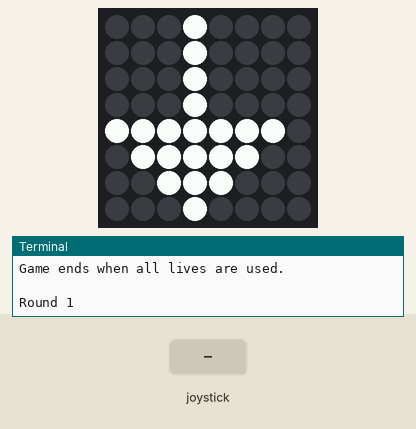
Recording of a program running on a simulated Raspberry Pi (BCM pin numbers) with a Sense HAT. On the bench: the Sense HAT's 8×8 RGB LED matrix, the last lines printed to the terminal. Inputs (shaded band) come from the test bench. Random numbers come from a fixed seed; the 64×8 strip is a reading aid, not a part: it shows the text the matrix is scrolling, unrolled, one strip-width of it at a time; the clock reads 2024-03-15 10:24:30 at power-on unless the program sets it. At 12.4 s the program stops and its outputs stay as they are.

Above: at 1.2 s.
1.3 s: joystick pushed up
At 2.0 s:
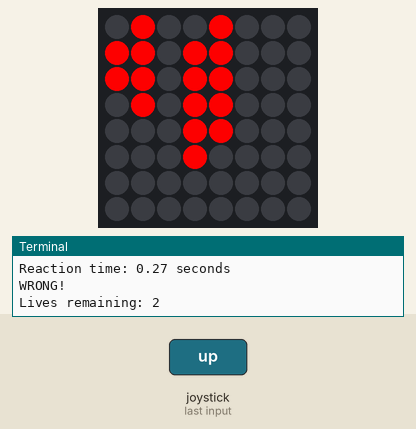
3.9 s: joystick pushed down
At 4.6 s:
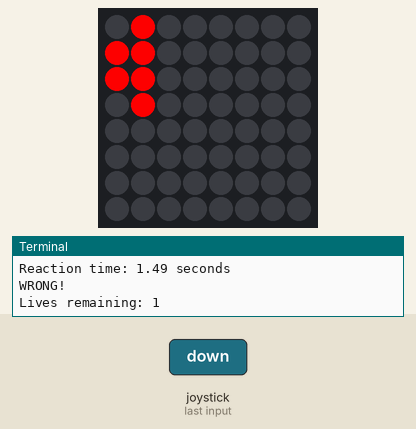
6.2 s: joystick pushed right
At 10.8 s:
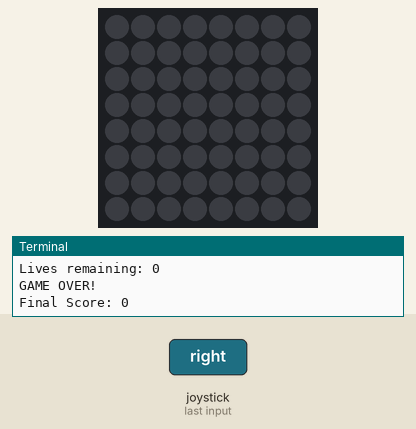
Timing chart, 0 to 12.3 s (numbered marks = the images above; inputs shaded):
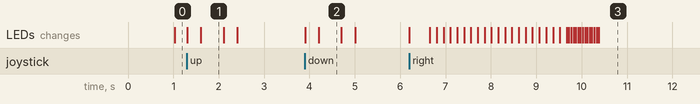

The program:

main.py
```python
from sense_hat import SenseHat
import random
import time

sense = SenseHat()

# -----------------------------
# GAME SETTINGS
# -----------------------------

MAX_LIVES = 3
TIME_LIMIT = 2


# -----------------------------
# COLOURS
# -----------------------------

RED = (255, 0, 0)
GREEN = (0, 255, 0)
WHITE = (255, 255, 255)
BLACK = (0, 0, 0)


# -----------------------------
# ARROW DESIGNS
# -----------------------------

ARROWS = {

    "up": [
        BLACK, BLACK, BLACK, WHITE, BLACK, BLACK, BLACK, BLACK,
        BLACK, BLACK, WHITE, WHITE, WHITE, BLACK, BLACK, BLACK,
        BLACK, WHITE, WHITE, WHITE, WHITE, WHITE, BLACK, BLACK,
        WHITE, WHITE, WHITE, WHITE, WHITE, WHITE, WHITE, BLACK,
        BLACK, BLACK, BLACK, WHITE, BLACK, BLACK, BLACK, BLACK,
        BLACK, BLACK, BLACK, WHITE, BLACK, BLACK, BLACK, BLACK,
        BLACK, BLACK, BLACK, WHITE, BLACK, BLACK, BLACK, BLACK,
        BLACK, BLACK, BLACK, WHITE, BLACK, BLACK, BLACK, BLACK
    ],

    "down": [
        BLACK, BLACK, BLACK, WHITE, BLACK, BLACK, BLACK, BLACK,
        BLACK, BLACK, BLACK, WHITE, BLACK, BLACK, BLACK, BLACK,
        BLACK, BLACK, BLACK, WHITE, BLACK, BLACK, BLACK, BLACK,
        BLACK, BLACK, BLACK, WHITE, BLACK, BLACK, BLACK, BLACK,
        WHITE, WHITE, WHITE, WHITE, WHITE, WHITE, WHITE, BLACK,
        BLACK, WHITE, WHITE, WHITE, WHITE, WHITE, BLACK, BLACK,
        BLACK, BLACK, WHITE, WHITE, WHITE, BLACK, BLACK, BLACK,
        BLACK, BLACK, BLACK, WHITE, BLACK, BLACK, BLACK, BLACK
    ],

    "left": [
        BLACK, BLACK, BLACK, BLACK, BLACK, BLACK, BLACK, BLACK,
        BLACK, BLACK, BLACK, BLACK, BLACK, BLACK, BLACK, BLACK,
        BLACK, BLACK, WHITE, BLACK, BLACK, BLACK, BLACK, BLACK,
        BLACK, WHITE, WHITE, WHITE, WHITE, BLACK, BLACK, BLACK,
        WHITE, WHITE, WHITE, WHITE, WHITE, WHITE, WHITE, WHITE,
        BLACK, WHITE, WHITE, WHITE, WHITE, BLACK, BLACK, BLACK,
        BLACK, BLACK, WHITE, BLACK, BLACK, BLACK, BLACK, BLACK,
        BLACK, BLACK, BLACK, BLACK, BLACK, BLACK, BLACK, BLACK
    ],

    "right": [
        BLACK, BLACK, BLACK, BLACK, BLACK, BLACK, BLACK, BLACK,
        BLACK, BLACK, BLACK, BLACK, BLACK, BLACK, BLACK, BLACK,
        BLACK, BLACK, BLACK, BLACK, WHITE, BLACK, BLACK, BLACK,
        BLACK, BLACK, BLACK, WHITE, WHITE, WHITE, BLACK, BLACK,
        WHITE, WHITE, WHITE, WHITE, WHITE, WHITE, WHITE, WHITE,
        BLACK, BLACK, BLACK, WHITE, WHITE, WHITE, BLACK, BLACK,
        BLACK, BLACK, BLACK, BLACK, WHITE, BLACK, BLACK, BLACK,
        BLACK, BLACK, BLACK, BLACK, BLACK, BLACK, BLACK, BLACK
    ]
}


# -----------------------------
# SHOW ARROW
# -----------------------------

def show_arrow(direction):
    sense.set_pixels(ARROWS[direction])


# -----------------------------
# CLEAR LED
# -----------------------------

def clear_screen():
    sense.clear()


# -----------------------------
# SHOW LIVES
# -----------------------------

def show_lives(lives):

    sense.clear()

    # Each heart is represented by a simple pattern.
    # We use the bottom part of the LED matrix.

    heart = [
        BLACK, RED, RED, BLACK, RED, RED, BLACK, BLACK,
        RED, RED, RED, RED, RED, RED, RED, BLACK,
        RED, RED, RED, RED, RED, RED, RED, BLACK,
        BLACK, RED, RED, RED, RED, RED, BLACK, BLACK,
        BLACK, BLACK, RED, RED, RED, BLACK, BLACK, BLACK,
        BLACK, BLACK, BLACK, RED, BLACK, BLACK, BLACK, BLACK
    ]

    # Display hearts next to each other
    # according to the number of lives.

    for life in range(lives):

        start_x = life * 3

        for y in range(6):
            for x in range(2):

                pixel_x = start_x + x

                if pixel_x < 8:
                    index = y * 8 + pixel_x

                    if index < len(heart) and heart[index] != BLACK:
                        sense.set_pixel(pixel_x, y, RED)


# -----------------------------
# RAINBOW GAME OVER EFFECT
# -----------------------------

def rainbow_flash():

    rainbow = [
        (255, 0, 0),       # Red
        (255, 127, 0),     # Orange
        (255, 255, 0),     # Yellow
        (0, 255, 0),       # Green
        (0, 0, 255),       # Blue
        (75, 0, 130),      # Indigo
        (148, 0, 211)      # Violet
    ]

    for colour in rainbow:

        sense.clear(colour)

        time.sleep(0.15)

    sense.clear()


# -----------------------------
# GAME OVER
# -----------------------------

def game_over(score):

    sense.clear()

    print("GAME OVER!")
    print("Final Score:", score)

    # Flash rainbow lights
    for i in range(3):
        rainbow_flash()

    # Display final score in the terminal
    sense.show_message(
        str(score),
        text_colour=WHITE,
        back_colour=BLACK,
        scroll_speed=0.05
    )

    time.sleep(2)

    sense.clear()


# -----------------------------
# MAIN GAME
# -----------------------------

def play_game():

    score = 0
    lives = MAX_LIVES
    round_number = 1

    print("-----------------------------")
    print("      ARROW REACTION GAME")
    print("-----------------------------")
    print("You have", lives, "lives.")
    print("Game ends when all lives are used.")
    print()

    # Show starting lives
    show_lives(lives)
    time.sleep(1)

    clear_screen()

    # -------------------------
    # GAME LOOP
    # -------------------------

    while lives > 0:

        print("Round", round_number)

        # Randomly choose an arrow
        direction = random.choice(
            ["up", "down", "left", "right"]
        )

        # Show the arrow
        show_arrow(direction)

        # Record the time when arrow appears
        start_time = time.time()

        # Wait for joystick input
        event = sense.stick.wait_for_event()

        while event.action != "pressed":
            event = sense.stick.wait_for_event()

        # Calculate reaction time
        reaction_time = time.time() - start_time

        # Check what direction the player moved
        player_direction = event.direction

        print("Arrow:", direction)
        print("Player:", player_direction)
        print("Reaction time:", round(reaction_time, 2), "seconds")

        # -------------------------
        # CHECK ANSWER
        # -------------------------

        if (
            event.action == "pressed"
            and player_direction == direction
            and reaction_time <= TIME_LIMIT
        ):

            # CORRECT
            score += 1

            print("CORRECT!")
            print("Score:", score)

            sense.clear(GREEN)
            time.sleep(0.3)

        else:

            # WRONG / TOO SLOW
            lives -= 1

            print("WRONG!")
            print("Lives remaining:", lives)

            sense.clear(RED)
            time.sleep(0.3)

            # Check if player has lost all lives
            if lives == 0:
                game_over(score)
                return

            show_lives(lives)
            time.sleep(0.5)

        # Clear screen before next round
        clear_screen()

        # Short pause
        time.sleep(0.3)

        round_number += 1

# -----------------------------
# START GAME
# -----------------------------

try:
    play_game()

except KeyboardInterrupt:

    # Allow Ctrl + C to safely stop the program
    sense.clear()

    print()
    print("Game stopped.")

finally:

    sense.clear()
```

Measured:
- after the input at 1.3 s, the LEDs: first change at once (image 1 shows a later state)
- after the input at 3.9 s, the LEDs: first change at once (image 2 shows a later state)
- after the input at 6.2 s, the LEDs: first change at once (image 3 shows a later state)
- what the display in image 1 shows lasts 0.5 s, from 1.6 s to 2.1 s
